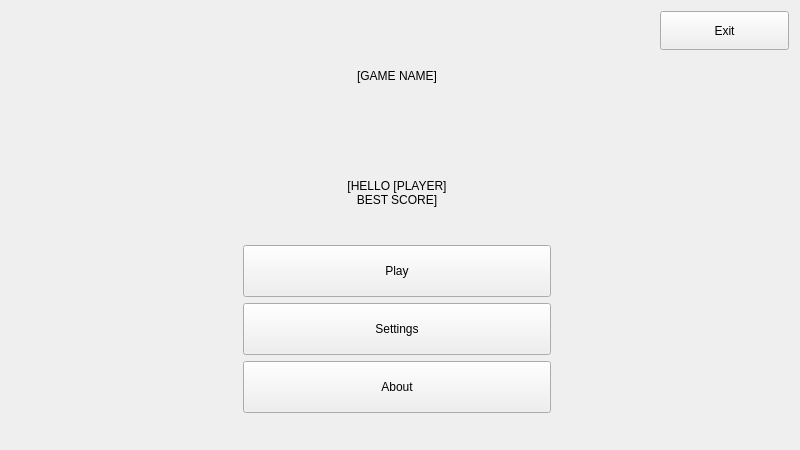
<?xml version="1.0" encoding="UTF-8"?>
<ui version="4.0">
 <class>MainWindow</class>
 <widget class="QMainWindow" name="MainWindow">
  <property name="geometry">
   <rect>
    <x>0</x>
    <y>0</y>
    <width>800</width>
    <height>450</height>
   </rect>
  </property>
  <property name="minimumSize">
   <size>
    <width>800</width>
    <height>450</height>
   </size>
  </property>
  <property name="baseSize">
   <size>
    <width>0</width>
    <height>0</height>
   </size>
  </property>
  <property name="windowTitle">
   <string>MainWindow</string>
  </property>
  <widget class="QWidget" name="_central_widget">
   <property name="baseSize">
    <size>
     <width>1280</width>
     <height>720</height>
    </size>
   </property>
   <property name="styleSheet">
    <string notr="true"/>
   </property>
   <layout class="QVBoxLayout" name="verticalLayout">
    <item>
     <widget class="QStackedWidget" name="_stacked_widget">
      <property name="sizePolicy">
       <sizepolicy hsizetype="Expanding" vsizetype="Expanding">
        <horstretch>0</horstretch>
        <verstretch>0</verstretch>
       </sizepolicy>
      </property>
      <property name="lineWidth">
       <number>0</number>
      </property>
      <property name="currentIndex">
       <number>0</number>
      </property>
      <widget class="QWidget" name="_main_menu_widget">
       <property name="sizePolicy">
        <sizepolicy hsizetype="Expanding" vsizetype="Expanding">
         <horstretch>0</horstretch>
         <verstretch>0</verstretch>
        </sizepolicy>
       </property>
       <layout class="QHBoxLayout" name="horizontalLayout">
        <property name="spacing">
         <number>0</number>
        </property>
        <property name="leftMargin">
         <number>0</number>
        </property>
        <property name="topMargin">
         <number>0</number>
        </property>
        <property name="rightMargin">
         <number>0</number>
        </property>
        <property name="bottomMargin">
         <number>0</number>
        </property>
        <item>
         <layout class="QHBoxLayout" name="mainHLayout" stretch="1,4,1">
          <property name="sizeConstraint">
           <enum>QLayout::SetDefaultConstraint</enum>
          </property>
          <item>
           <spacer name="mainLeftSpacer">
            <property name="orientation">
             <enum>Qt::Horizontal</enum>
            </property>
            <property name="sizeHint" stdset="0">
             <size>
              <width>40</width>
              <height>20</height>
             </size>
            </property>
           </spacer>
          </item>
          <item>
           <layout class="QVBoxLayout" name="mainVLayout" stretch="2,1,3">
            <property name="spacing">
             <number>20</number>
            </property>
            <item>
             <widget class="QLabel" name="label_2">
              <property name="sizePolicy">
               <sizepolicy hsizetype="Expanding" vsizetype="Expanding">
                <horstretch>0</horstretch>
                <verstretch>0</verstretch>
               </sizepolicy>
              </property>
              <property name="text">
               <string>[GAME NAME]</string>
              </property>
              <property name="alignment">
               <set>Qt::AlignCenter</set>
              </property>
             </widget>
            </item>
            <item>
             <widget class="QLabel" name="label">
              <property name="sizePolicy">
               <sizepolicy hsizetype="Expanding" vsizetype="Expanding">
                <horstretch>0</horstretch>
                <verstretch>0</verstretch>
               </sizepolicy>
              </property>
              <property name="text">
               <string>[HELLO [PLAYER]
BEST SCORE]</string>
              </property>
              <property name="alignment">
               <set>Qt::AlignCenter</set>
              </property>
             </widget>
            </item>
            <item>
             <layout class="QHBoxLayout" name="mainButtonLayout" stretch="1,3,1">
              <item>
               <spacer name="leftSpacer">
                <property name="orientation">
                 <enum>Qt::Horizontal</enum>
                </property>
                <property name="sizeHint" stdset="0">
                 <size>
                  <width>40</width>
                  <height>20</height>
                 </size>
                </property>
               </spacer>
              </item>
              <item>
               <layout class="QVBoxLayout" name="buttonLayout" stretch="2,2,2,1">
                <item>
                 <widget class="QPushButton" name="_play_button">
                  <property name="sizePolicy">
                   <sizepolicy hsizetype="Expanding" vsizetype="Expanding">
                    <horstretch>0</horstretch>
                    <verstretch>0</verstretch>
                   </sizepolicy>
                  </property>
                  <property name="text">
                   <string>Play</string>
                  </property>
                  <property name="shortcut">
                   <string>Space</string>
                  </property>
                 </widget>
                </item>
                <item>
                 <widget class="QPushButton" name="_settings_button">
                  <property name="sizePolicy">
                   <sizepolicy hsizetype="Expanding" vsizetype="Expanding">
                    <horstretch>0</horstretch>
                    <verstretch>0</verstretch>
                   </sizepolicy>
                  </property>
                  <property name="text">
                   <string>Settings</string>
                  </property>
                 </widget>
                </item>
                <item>
                 <widget class="QPushButton" name="_about_button">
                  <property name="sizePolicy">
                   <sizepolicy hsizetype="Expanding" vsizetype="Expanding">
                    <horstretch>0</horstretch>
                    <verstretch>0</verstretch>
                   </sizepolicy>
                  </property>
                  <property name="text">
                   <string>About</string>
                  </property>
                 </widget>
                </item>
                <item>
                 <spacer name="verticalSpacer_2">
                  <property name="orientation">
                   <enum>Qt::Vertical</enum>
                  </property>
                  <property name="sizeHint" stdset="0">
                   <size>
                    <width>20</width>
                    <height>40</height>
                   </size>
                  </property>
                 </spacer>
                </item>
               </layout>
              </item>
              <item>
               <spacer name="rightSpacer">
                <property name="orientation">
                 <enum>Qt::Horizontal</enum>
                </property>
                <property name="sizeHint" stdset="0">
                 <size>
                  <width>40</width>
                  <height>20</height>
                 </size>
                </property>
               </spacer>
              </item>
             </layout>
            </item>
           </layout>
          </item>
          <item>
           <layout class="QVBoxLayout" name="verticalLayout_3" stretch="1,10">
            <item>
             <widget class="QPushButton" name="pushButton_5">
              <property name="sizePolicy">
               <sizepolicy hsizetype="Expanding" vsizetype="Expanding">
                <horstretch>0</horstretch>
                <verstretch>0</verstretch>
               </sizepolicy>
              </property>
              <property name="text">
               <string>Exit</string>
              </property>
              <property name="shortcut">
               <string>Esc</string>
              </property>
             </widget>
            </item>
            <item>
             <spacer name="verticalSpacer">
              <property name="orientation">
               <enum>Qt::Vertical</enum>
              </property>
              <property name="sizeHint" stdset="0">
               <size>
                <width>20</width>
                <height>40</height>
               </size>
              </property>
             </spacer>
            </item>
           </layout>
          </item>
         </layout>
        </item>
       </layout>
      </widget>
      <widget class="GameWidget" name="_game_widget"/>
      <widget class="SettingsWidget" name="_settings_widget">
       <property name="sizePolicy">
        <sizepolicy hsizetype="Expanding" vsizetype="Expanding">
         <horstretch>0</horstretch>
         <verstretch>0</verstretch>
        </sizepolicy>
       </property>
      </widget>
      <widget class="AboutWidget" name="_about_widget"/>
     </widget>
    </item>
   </layout>
  </widget>
 </widget>
 <layoutdefault spacing="6" margin="11"/>
 <customwidgets>
  <customwidget>
   <class>SettingsWidget</class>
   <extends>QWidget</extends>
   <header>src\menu\settingswidget.h</header>
   <container>1</container>
  </customwidget>
  <customwidget>
   <class>AboutWidget</class>
   <extends>QWidget</extends>
   <header>src\menu\aboutwidget.h</header>
   <container>1</container>
  </customwidget>
  <customwidget>
   <class>GameWidget</class>
   <extends>QWidget</extends>
   <header>src\game\gamewidget.h</header>
   <container>1</container>
  </customwidget>
 </customwidgets>
 <resources/>
 <connections>
  <connection>
   <sender>_settings_button</sender>
   <signal>clicked()</signal>
   <receiver>MainWindow</receiver>
   <slot>ChangeToSettings()</slot>
   <hints>
    <hint type="sourcelabel">
     <x>399</x>
     <y>330</y>
    </hint>
    <hint type="destinationlabel">
     <x>399</x>
     <y>224</y>
    </hint>
   </hints>
  </connection>
  <connection>
   <sender>_about_button</sender>
   <signal>clicked()</signal>
   <receiver>MainWindow</receiver>
   <slot>ChangeToAbout()</slot>
   <hints>
    <hint type="sourcelabel">
     <x>399</x>
     <y>387</y>
    </hint>
    <hint type="destinationlabel">
     <x>399</x>
     <y>224</y>
    </hint>
   </hints>
  </connection>
  <connection>
   <sender>_play_button</sender>
   <signal>clicked()</signal>
   <receiver>MainWindow</receiver>
   <slot>ChangeToGame()</slot>
   <hints>
    <hint type="sourcelabel">
     <x>399</x>
     <y>272</y>
    </hint>
    <hint type="destinationlabel">
     <x>399</x>
     <y>224</y>
    </hint>
   </hints>
  </connection>
 </connections>
 <slots>
  <slot>ChangeToMainMenu()</slot>
  <slot>ChangeToSettings()</slot>
  <slot>ChangeToAbout()</slot>
  <slot>ChangeToGame()</slot>
 </slots>
</ui>
